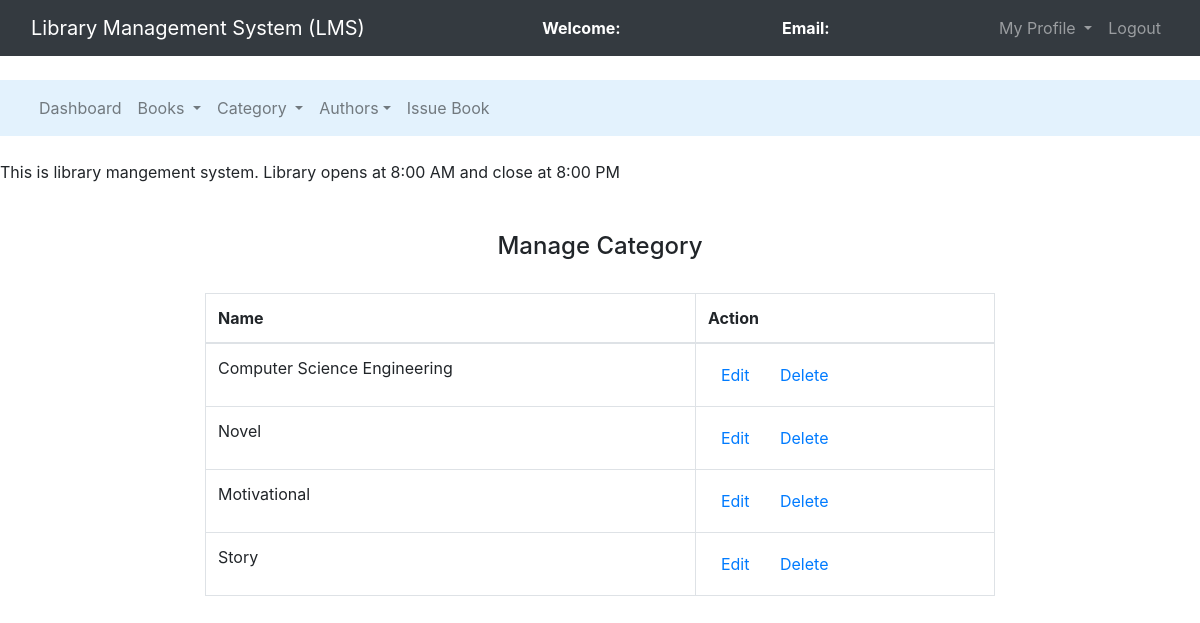
/admin/manage_cat.php, run on an earlier commit of the app's database.
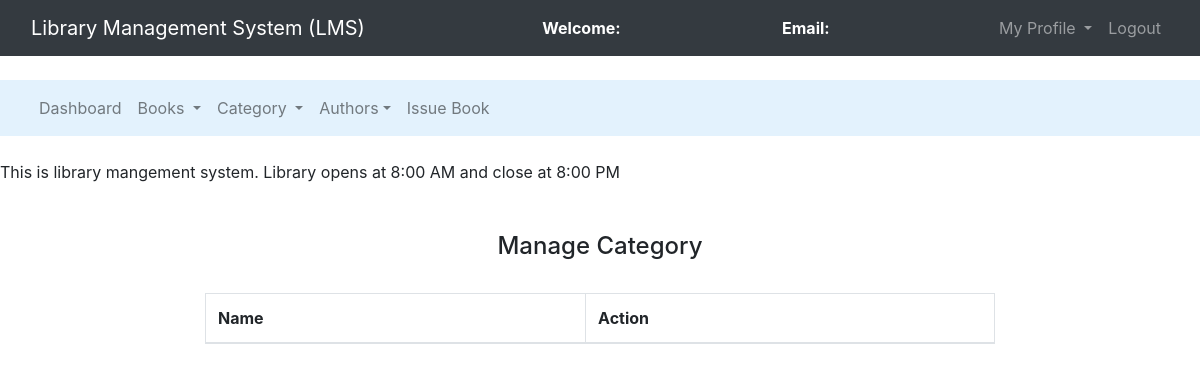
And on a later commit of the database.
### tables this page shows
CREATE TABLE `category` (
  `cat_id` int(11) NOT NULL,
  `cat_name` varchar(100) NOT NULL
);

### admin/manage_cat.php (the view, shortened to what this page needs)
<!DOCTYPE html>
<html>
<head>
	<link rel="stylesheet" type="text/css" href="../bootstrap-4.4.1/css/bootstrap.min.css">
</head>
<body>
	<nav class="navbar navbar-expand-lg navbar-dark bg-dark">
		<div class="container-fluid">
			<div class="navbar-header">
				<a class="navbar-brand" href="admin_dashboard.php">Library Management System (LMS)</a>
			</div>
			<font style="color: white"><span><strong>Welcome: <?php echo $_SESSION['name'];?></strong></span></font>
			<font style="color: white"><span><strong>Email: <?php echo $_SESSION['email'];?></strong></font>
		    <ul class="nav navbar-nav navbar-right">
		      <li class="nav-item dropdown">
	        	<a class="nav-link dropdown-toggle" data-toggle="dropdown">My Profile </a>
		      </li>
		      <li class="nav-item">
		        <a class="nav-link" href="../logout.php">Logout</a>
		      </li>
		    </ul>
		</div>
	</nav><br>
	<nav class="navbar navbar-expand-lg navbar-light" style="background-color: #e3f2fd">
		<div class="container-fluid">
		    <ul class="nav navbar-nav navbar-center">
		      <li class="nav-item">
		        <a class="nav-link" href="admin_dashboard.php">Dashboard</a>
		      </li>
		      <li class="nav-item dropdown">
	        	<a class="nav-link dropdown-toggle" data-toggle="dropdown">Books </a>
		      </li>
		      <li class="nav-item dropdown">
	        	<a class="nav-link dropdown-toggle" data-toggle="dropdown">Category </a>
		      </li>
		      <li class="nav-item dropdown">
	        	<a class="nav-link dropdown-toggle" data-toggle="dropdown">Authors</a>
		      </li>
	          <li class="nav-item">
		        <a class="nav-link" href="issue_book.php">Issue Book</a>
		      </li>
		    </ul>
		</div>
	</nav><br>
	<span><marquee>This is library mangement system. Library opens at 8:00 AM and close at 8:00 PM</marquee></span><br><br>
		<center><h4>Manage Category</h4><br></center>
		<div class="row">
			<div class="col-md-2"></div>
			<div class="col-md-8">
				<table class="table table-bordered table-hover">
					<thead>
						<tr>
							<th>Name</th>
							<th>Action</th>
						</tr>
					</thead>
					<?php
						$connection = mysqli_connect("localhost","root","");
						$query = "select * from category";
						$query_run = mysqli_query($connection,$query);
						while ($row = mysqli_fetch_assoc($query_run)){
							?>
							<tr>
								<td><?php echo $row['cat_name'];?></td>
								<td><button class="btn"><a href="edit_cat.php?cid=<?php echo $row['cat_id'];?>">Edit</a></button>
								<button class="btn"><a href="delete_cat.php?cid=<?php echo $row['cat_id'];?>">Delete</a></button></td>
							</tr>
							<?php
						}
					?>
				</table>
			</div>
			<div class="col-md-2"></div>
		</div>
</body>
</html>

What changed in the data, as far as the page shows it:
removed category: cat_name "Computer Science Engineering"
removed category: cat_name "Novel"
removed category: cat_name "Motivational"
removed category: cat_name "Story"
